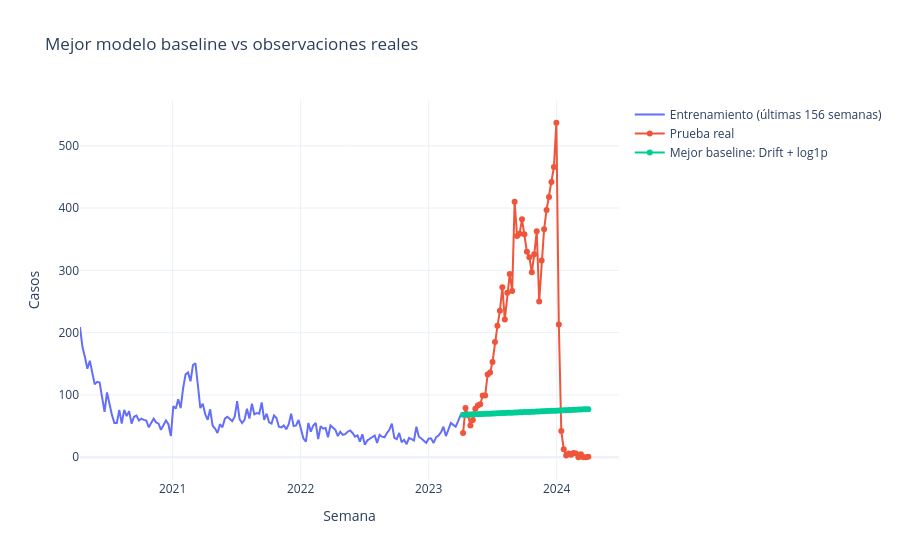

Notebook code for this chart:
### Markdown cell above
### Conclusión de la sección 9
En el holdout final, el mejor baseline por RMSE es `Drift` sobre `log1p`, con MAE de 155.72 y RMSE de 197.29. Sin embargo, las métricas son altas frente a la media histórica semanal, lo que indica que el último año de prueba incluye cambios difíciles para modelos simples. Seasonal Naive no lidera el desempeño, consistente con la estacionalidad anual débil observada en la descomposición.

### Code cell
# Visualización del mejor baseline contra el conjunto de prueba
best = metrics_table.iloc[0]
best_key = (best['transformacion'], best['modelo'])
best_pred = baseline_predictions[best_key]

fig = go.Figure()
fig.add_trace(go.Scatter(x=train.index[-156:], y=train.iloc[-156:], name='Entrenamiento (últimas 156 semanas)', mode='lines'))
fig.add_trace(go.Scatter(x=test.index, y=test, name='Prueba real', mode='lines+markers'))
fig.add_trace(go.Scatter(x=best_pred.index, y=best_pred, name=f"Mejor baseline: {best['modelo']} + {best['transformacion']}", mode='lines+markers'))
fig.update_layout(template='plotly_white', title='Mejor modelo baseline vs observaciones reales', xaxis_title='Semana', yaxis_title='Casos')
fig.show()

### Figure 1 — Plotly figure (JSON) as saved in the notebook; plotly's stock layout.template omitted (floating-point values rounded to 4 significant figures; data arrays with more than 128 entries replaced by an {"elided": "..."} marker saying what was removed)
{"data": [{"mode": "lines", "name": "Entrenamiento (últimas 156 semanas)", "type": "scatter", "x": {"elided": "156 str values"}, "y": {"elided": "156 int values"}}, {"mode": "lines+markers", "name": "Prueba real", "type": "scatter", "x": ["2023-04-09T00:00:00", "2023-04-16T00:00:00", "2023-04-23T00:00:00", "2023-04-30T00:00:00", "2023-05-07T00:00:00", "2023-05-14T00:00:00", "2023-05-21T00:00:00", "2023-05-28T00:00:00", "2023-06-04T00:00:00", "2023-06-11T00:00:00", "2023-06-18T00:00:00", "2023-06-25T00:00:00", "2023-07-02T00:00:00", "2023-07-09T00:00:00", "2023-07-16T00:00:00", "2023-07-23T00:00:00", "2023-07-30T00:00:00", "2023-08-06T00:00:00", "2023-08-13T00:00:00", "2023-08-20T00:00:00", "2023-08-27T00:00:00", "2023-09-03T00:00:00", "2023-09-10T00:00:00", "2023-09-17T00:00:00", "2023-09-24T00:00:00", "2023-10-01T00:00:00", "2023-10-08T00:00:00", "2023-10-15T00:00:00", "2023-10-22T00:00:00", "2023-10-29T00:00:00", "2023-11-05T00:00:00", "2023-11-12T00:00:00", "2023-11-19T00:00:00", "2023-11-26T00:00:00", "2023-12-03T00:00:00", "2023-12-10T00:00:00", "2023-12-17T00:00:00", "2023-12-24T00:00:00", "2023-12-31T00:00:00", "2024-01-07T00:00:00", "2024-01-14T00:00:00", "2024-01-21T00:00:00", "2024-01-28T00:00:00", "2024-02-04T00:00:00", "2024-02-11T00:00:00", "2024-02-18T00:00:00", "2024-02-25T00:00:00", "2024-03-03T00:00:00", "2024-03-10T00:00:00", "2024-03-17T00:00:00", "2024-03-24T00:00:00", "2024-03-31T00:00:00"], "y": [39, 79, 68, 51, 60, 78, 83, 85, 99, 99, 133, 136, 153, 185, 211, 235, 273, 221, 264, 294, 267, 410, 355, 359, 382, 358, 330, 321, 297, 326, 363, 250, 316, 366, 397, 418, 442, 466, 537, 213, 42, 13, 3, 6, 4, 7, 6, 0, 5, 0, 0, 1]}, {"mode": "lines+markers", "name": "Mejor baseline: Drift + log1p", "type": "scatter", "x": ["2023-04-09T00:00:00", "2023-04-16T00:00:00", "2023-04-23T00:00:00", "2023-04-30T00:00:00", "2023-05-07T00:00:00", "2023-05-14T00:00:00", "2023-05-21T00:00:00", "2023-05-28T00:00:00", "2023-06-04T00:00:00", "2023-06-11T00:00:00", "2023-06-18T00:00:00", "2023-06-25T00:00:00", "2023-07-02T00:00:00", "2023-07-09T00:00:00", "2023-07-16T00:00:00", "2023-07-23T00:00:00", "2023-07-30T00:00:00", "2023-08-06T00:00:00", "2023-08-13T00:00:00", "2023-08-20T00:00:00", "2023-08-27T00:00:00", "2023-09-03T00:00:00", "2023-09-10T00:00:00", "2023-09-17T00:00:00", "2023-09-24T00:00:00", "2023-10-01T00:00:00", "2023-10-08T00:00:00", "2023-10-15T00:00:00", "2023-10-22T00:00:00", "2023-10-29T00:00:00", "2023-11-05T00:00:00", "2023-11-12T00:00:00", "2023-11-19T00:00:00", "2023-11-26T00:00:00", "2023-12-03T00:00:00", "2023-12-10T00:00:00", "2023-12-17T00:00:00", "2023-12-24T00:00:00", "2023-12-31T00:00:00", "2024-01-07T00:00:00", "2024-01-14T00:00:00", "2024-01-21T00:00:00", "2024-01-28T00:00:00", "2024-02-04T00:00:00", "2024-02-11T00:00:00", "2024-02-18T00:00:00", "2024-02-25T00:00:00", "2024-03-03T00:00:00", "2024-03-10T00:00:00", "2024-03-17T00:00:00", "2024-03-24T00:00:00", "2024-03-31T00:00:00"], "y": [68.17, 68.33, 68.5, 68.67, 68.84, 69.01, 69.18, 69.35, 69.52, 69.69, 69.86, 70.03, 70.2, 70.37, 70.55, 70.72, 70.89, 71.07, 71.24, 71.42, 71.59, 71.77, 71.94, 72.12, 72.3, 72.47, 72.65, 72.83, 73.01, 73.19, 73.37, 73.55, 73.73, 73.91, 74.09, 74.27, 74.45, 74.63, 74.82, 75.0, 75.18, 75.37, 75.55, 75.74, 75.92, 76.11, 76.3, 76.48, 76.67, 76.86, 77.05, 77.23]}], "layout": {"title": {"text": "Mejor modelo baseline vs observaciones reales"}, "xaxis": {"title": {"text": "Semana"}}, "yaxis": {"title": {"text": "Casos"}}}}
